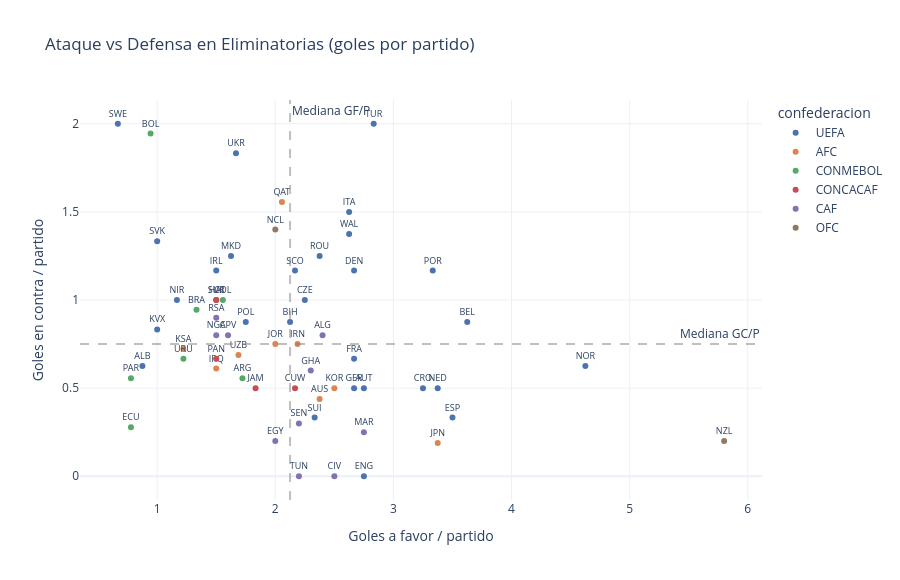

Source (notebook cell):
### Code cell
fig = px.scatter(
    df_elimns_activos,
    x='gf_per_game', y='gc_per_game',
    color='confederacion', text='country_code',
    color_discrete_map=CONF_PALETTE,
    title='Ataque vs Defensa en Eliminatorias (goles por partido)',
    labels={'gf_per_game': 'Goles a favor / partido', 'gc_per_game': 'Goles en contra / partido'},
    hover_data=['nombre_completo','win_pct','pj'],
    template='plotly_white', width=900, height=580
)
fig.update_traces(textposition='top center', textfont_size=9)
# Cuadrantes: mejor arriba-izquierda (mucho ataque, poca defensa recibida)
gf_med = df_elimns_activos['gf_per_game'].median()
gc_med = df_elimns_activos['gc_per_game'].median()
fig.add_hline(y=gc_med, line_dash='dash', line_color='gray', opacity=0.5, annotation_text='Mediana GC/P')
fig.add_vline(x=gf_med, line_dash='dash', line_color='gray', opacity=0.5, annotation_text='Mediana GF/P')
fig.show()

### Figure 1 — Plotly figure (JSON) as saved in the notebook; plotly's stock layout.template omitted (floating-point values rounded to 4 significant figures)
{"data": [{"customdata": [["Norway", 1, 8], ["England", 1, 8], ["Croatia", 0.875, 8], ["Netherlands", 0.75, 8], ["Austria", 0.75, 8], ["Belgium", 0.625, 8], ["Spain", 0.833, 6], ["France", 0.833, 6], ["Germany", 0.833, 6], ["Switzerland", 0.667, 6], ["Scotland", 0.667, 6], ["Portugal", 0.667, 6], ["Italy", 0.75, 8], ["Bosnia and Herzegovina", 0.625, 8], ["Poland", 0.625, 8], ["Czech Republic", 0.625, 8], ["Wales", 0.625, 8], ["Albania", 0.5, 8], ["North Macedonia", 0.375, 8], ["Romania", 0.5, 8], ["Turkey", 0.667, 6], ["Slovakia", 0.667, 6], ["Denmark", 0.5, 6], ["Kosovo", 0.5, 6], ["Republic of Ireland", 0.5, 6], ["Ukraine", 0.5, 6], ["Northern Ireland", 0.5, 6], ["Sweden", 0, 6]], "hovertemplate": "confederacion=UEFA<br>Goles a favor / partido=%{x}<br>Goles en contra / partido=%{y}<br>country_code=%{text}<br>nombre_completo=%{customdata[0]}<br>win_pct=%{customdata[1]}<br>pj=%{customdata[2]}<extra></extra>", "legendgroup": "UEFA", "marker": {"color": "#4C72B0", "symbol": "circle"}, "mode": "markers+text", "name": "UEFA", "orientation": "v", "showlegend": true, "text": ["NOR", "ENG", "CRO", "NED", "AUT", "BEL", "ESP", "FRA", "GER", "SUI", "SCO", "POR", "ITA", "BIH", "POL", "CZE", "WAL", "ALB", "MKD", "ROU", "TUR", "SVK", "DEN", "KVX", "IRL", "UKR", "NIR", "SWE"], "textfont": {"size": 9}, "textposition": "top center", "type": "scatter", "x": [4.625, 2.75, 3.25, 3.375, 2.75, 3.625, 3.5, 2.667, 2.667, 2.333, 2.167, 3.333, 2.625, 2.125, 1.75, 2.25, 2.625, 0.875, 1.625, 2.375, 2.833, 1, 2.667, 1, 1.5, 1.667, 1.167, 0.667], "xaxis": "x", "y": [0.625, 0, 0.5, 0.5, 0.5, 0.875, 0.333, 0.667, 0.5, 0.333, 1.167, 1.167, 1.5, 0.875, 0.875, 1, 1.375, 0.625, 1.25, 1.25, 2, 1.333, 1.167, 0.833, 1.167, 1.833, 1, 2], "yaxis": "y"}, {"customdata": [["Qatar", 0.556, 18], ["Japan", 0.812, 16], ["South Korea", 0.688, 16], ["Iran", 0.688, 16], ["Uzbekistan", 0.625, 16], ["Iraq", 0.611, 18], ["Jordan", 0.5, 16], ["Saudi Arabia", 0.444, 18], ["Australia", 0.688, 16]], "hovertemplate": "confederacion=AFC<br>Goles a favor / partido=%{x}<br>Goles en contra / partido=%{y}<br>country_code=%{text}<br>nombre_completo=%{customdata[0]}<br>win_pct=%{customdata[1]}<br>pj=%{customdata[2]}<extra></extra>", "legendgroup": "AFC", "marker": {"color": "#DD8452", "symbol": "circle"}, "mode": "markers+text", "name": "AFC", "orientation": "v", "showlegend": true, "text": ["QAT", "JPN", "KOR", "IRN", "UZB", "IRQ", "JOR", "KSA", "AUS"], "textfont": {"size": 9}, "textposition": "top center", "type": "scatter", "x": [2.056, 3.375, 2.5, 2.188, 1.688, 1.5, 2, 1.222, 2.375], "xaxis": "x", "y": [1.556, 0.188, 0.5, 0.75, 0.688, 0.611, 0.75, 0.722, 0.438], "yaxis": "y"}, {"customdata": [["Argentina", 0.667, 18], ["Ecuador", 0.444, 18], ["Colombia", 0.389, 18], ["Uruguay", 0.389, 18], ["Brazil", 0.444, 18], ["Paraguay", 0.389, 18], ["Bolivia", 0.333, 18]], "hovertemplate": "confederacion=CONMEBOL<br>Goles a favor / partido=%{x}<br>Goles en contra / partido=%{y}<br>country_code=%{text}<br>nombre_completo=%{customdata[0]}<br>win_pct=%{customdata[1]}<br>pj=%{customdata[2]}<extra></extra>", "legendgroup": "CONMEBOL", "marker": {"color": "#55A868", "symbol": "circle"}, "mode": "markers+text", "name": "CONMEBOL", "orientation": "v", "showlegend": true, "text": ["ARG", "ECU", "COL", "URU", "BRA", "PAR", "BOL"], "textfont": {"size": 9}, "textposition": "top center", "type": "scatter", "x": [1.722, 0.778, 1.556, 1.222, 1.333, 0.778, 0.944], "xaxis": "x", "y": [0.556, 0.278, 1, 0.667, 0.944, 0.556, 1.944], "yaxis": "y"}, {"customdata": [["Curaçao", 0.5, 6], ["Panama", 0.5, 6], ["Jamaica", 0.5, 6], ["Haiti", 0.5, 6], ["Suriname", 0.333, 6]], "hovertemplate": "confederacion=CONCACAF<br>Goles a favor / partido=%{x}<br>Goles en contra / partido=%{y}<br>country_code=%{text}<br>nombre_completo=%{customdata[0]}<br>win_pct=%{customdata[1]}<br>pj=%{customdata[2]}<extra></extra>", "legendgroup": "CONCACAF", "marker": {"color": "#C44E52", "symbol": "circle"}, "mode": "markers+text", "name": "CONCACAF", "orientation": "v", "showlegend": true, "text": ["CUW", "PAN", "JAM", "HAI", "SUR"], "textfont": {"size": 9}, "textposition": "top center", "type": "scatter", "x": [2.167, 1.5, 1.833, 1.5, 1.5], "xaxis": "x", "y": [0.5, 0.667, 0.5, 1, 1], "yaxis": "y"}, {"customdata": [["Tunisia", 0.9, 10], ["Côte d'Ivoire", 0.8, 10], ["Egypt", 0.8, 10], ["Ghana", 0.8, 10], ["Algeria", 0.8, 10], ["Senegal", 0.7, 10], ["Morocco", 1, 8], ["Cape Verde", 0.7, 10], ["South Africa", 0.5, 10], ["Nigeria", 0.4, 10]], "hovertemplate": "confederacion=CAF<br>Goles a favor / partido=%{x}<br>Goles en contra / partido=%{y}<br>country_code=%{text}<br>nombre_completo=%{customdata[0]}<br>win_pct=%{customdata[1]}<br>pj=%{customdata[2]}<extra></extra>", "legendgroup": "CAF", "marker": {"color": "#8172B2", "symbol": "circle"}, "mode": "markers+text", "name": "CAF", "orientation": "v", "showlegend": true, "text": ["TUN", "CIV", "EGY", "GHA", "ALG", "SEN", "MAR", "CPV", "RSA", "NGA"], "textfont": {"size": 9}, "textposition": "top center", "type": "scatter", "x": [2.2, 2.5, 2, 2.3, 2.4, 2.2, 2.75, 1.6, 1.5, 1.5], "xaxis": "x", "y": [0, 0, 0.2, 0.6, 0.8, 0.3, 0.25, 0.8, 0.9, 0.8], "yaxis": "y"}, {"customdata": [["New Zealand", 1, 5], ["New Caledonia", 0.6, 5]], "hovertemplate": "confederacion=OFC<br>Goles a favor / partido=%{x}<br>Goles en contra / partido=%{y}<br>country_code=%{text}<br>nombre_completo=%{customdata[0]}<br>win_pct=%{customdata[1]}<br>pj=%{customdata[2]}<extra></extra>", "legendgroup": "OFC", "marker": {"color": "#937860", "symbol": "circle"}, "mode": "markers+text", "name": "OFC", "orientation": "v", "showlegend": true, "text": ["NZL", "NCL"], "textfont": {"size": 9}, "textposition": "top center", "type": "scatter", "x": [5.8, 2], "xaxis": "x", "y": [0.2, 1.4], "yaxis": "y"}], "layout": {"annotations": [{"showarrow": false, "text": "Mediana GC/P", "x": 1, "xanchor": "right", "xref": "x domain", "y": 0.75, "yanchor": "bottom", "yref": "y"}, {"showarrow": false, "text": "Mediana GF/P", "x": 2.125, "xanchor": "left", "xref": "x", "y": 1, "yanchor": "top", "yref": "y domain"}], "height": 580, "legend": {"title": {"text": "confederacion"}, "tracegroupgap": 0}, "shapes": [{"line": {"color": "gray", "dash": "dash"}, "opacity": 0.5, "type": "line", "x0": 0, "x1": 1, "xref": "x domain", "y0": 0.75, "y1": 0.75, "yref": "y"}, {"line": {"color": "gray", "dash": "dash"}, "opacity": 0.5, "type": "line", "x0": 2.125, "x1": 2.125, "xref": "x", "y0": 0, "y1": 1, "yref": "y domain"}], "title": {"text": "Ataque vs Defensa en Eliminatorias (goles por partido)"}, "width": 900, "xaxis": {"anchor": "y", "domain": [0, 1], "title": {"text": "Goles a favor / partido"}}, "yaxis": {"anchor": "x", "domain": [0, 1], "title": {"text": "Goles en contra / partido"}}}}
